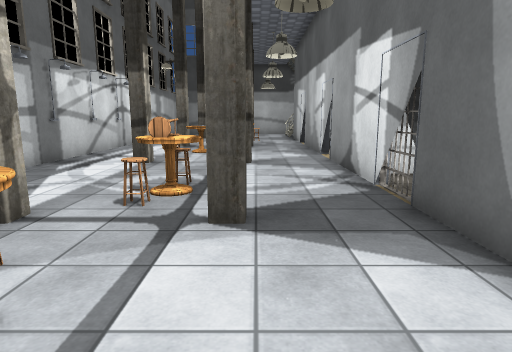
View 1 (above)

16 first-person views from a walk through a 3-D level made in the Unity game engine. The camera is 1.4 m above the floor, tilts 10° down and sees 75° across. Doors are open. The floor is counted in squares, 1 m on a side. Each view is taken from the middle of a square. On the plan, view 1 faces up. The plan holds only what a view shows up to about 15 squares ahead; the rest is blank. The place goes on beyond the plan. The player is left out. Some surface patterns are stand-ins.

View 2
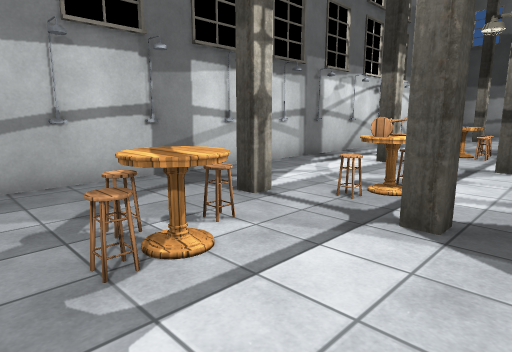

View 3
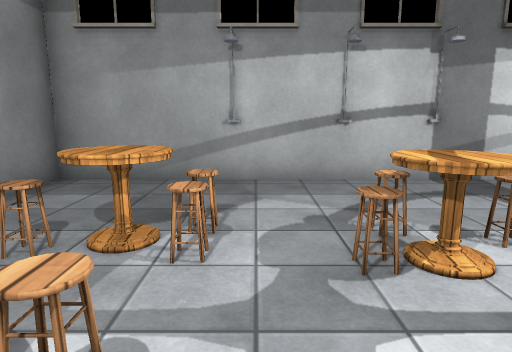

View 4
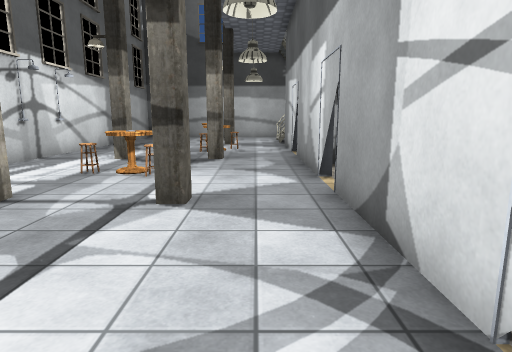

View 5
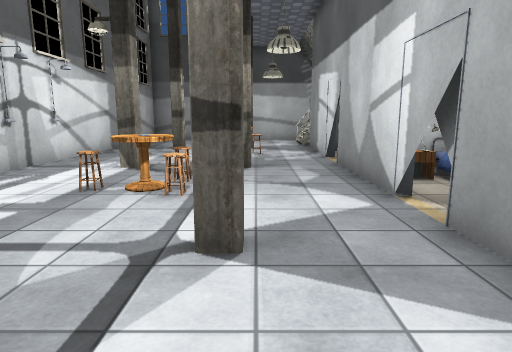

View 6
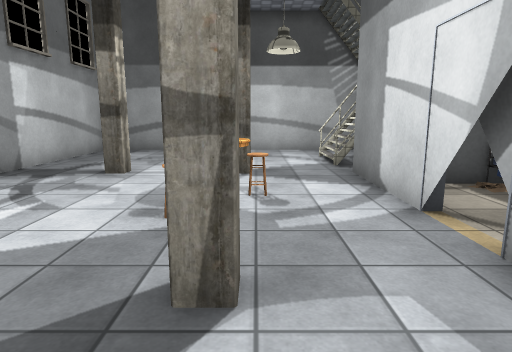

View 7
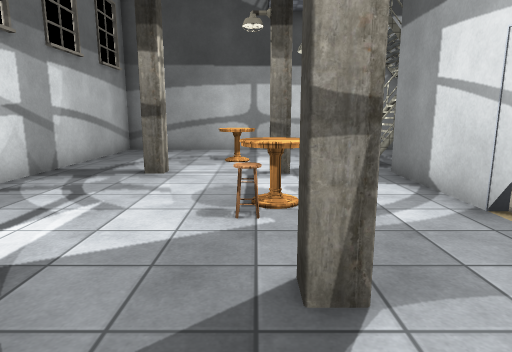

View 8
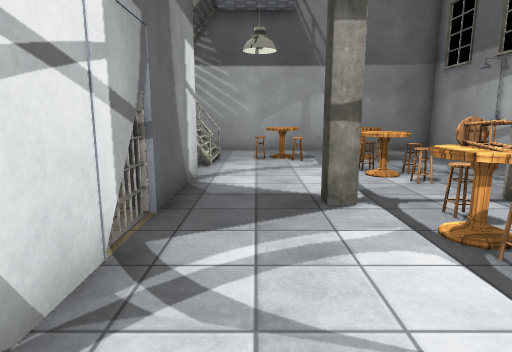

View 9
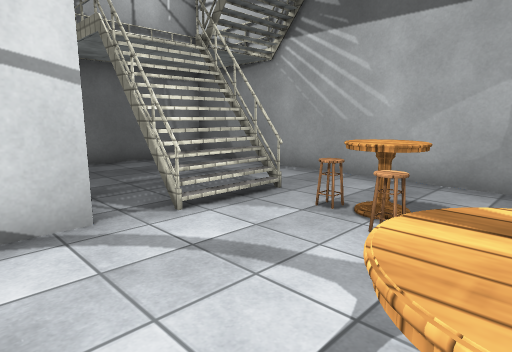

View 10
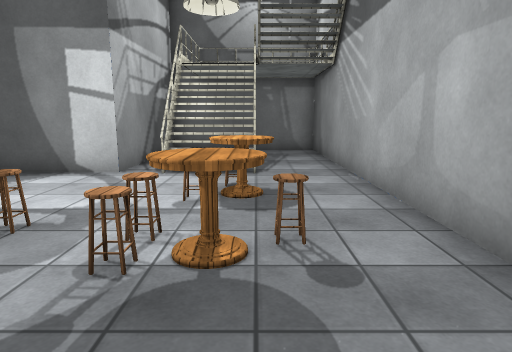

View 11
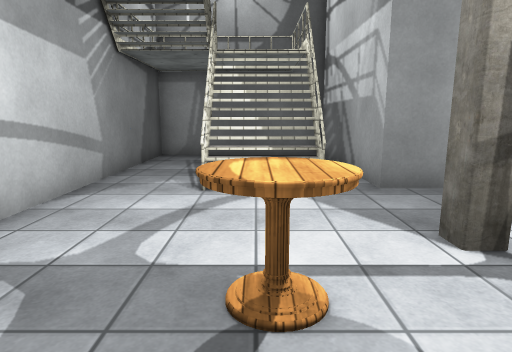

View 12
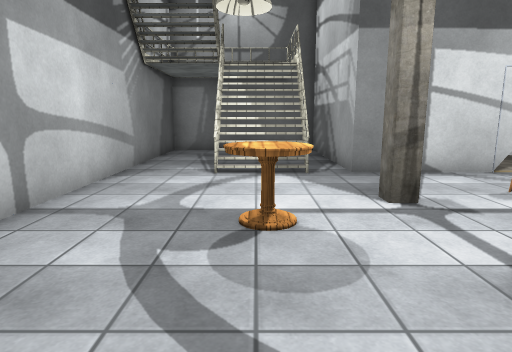

View 13
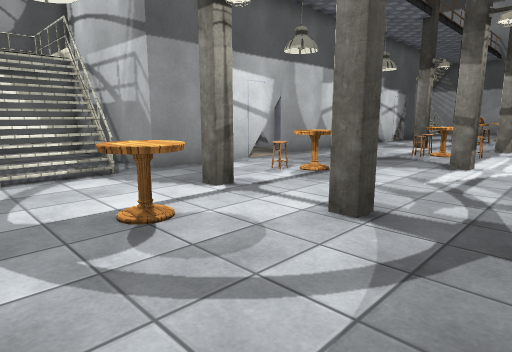

View 14
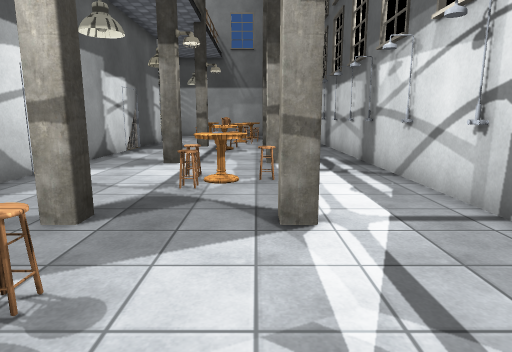

View 15
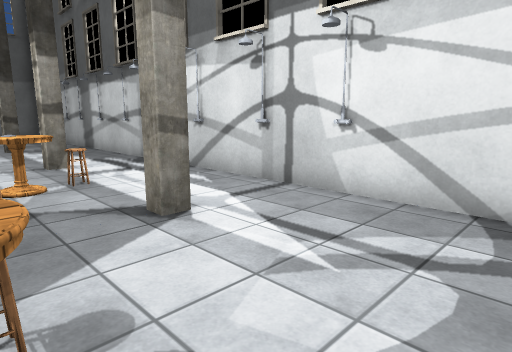

View 16
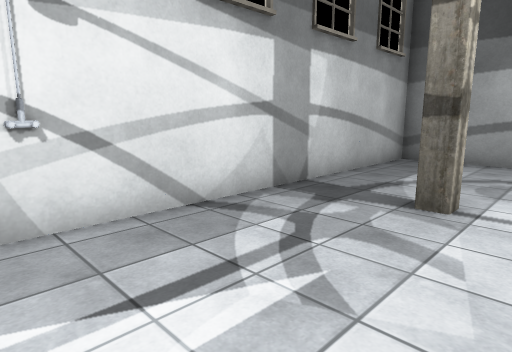

### Floor plan
Points are (right, up) in squares from view 1. A wall is a line through its corners. A room is listed if a view was taken in it or the views show most of it. See-through windows are left out.
Room 1 (views 1, 2, 3, 4, 5, 6, 7, 8, 9, 10, 11, 12, 13, 14, 15, 16)
walls: (2.5, 11.5) (2.5, 17.2); (2.8, 17.2) (2.8, 18.2); (2.5, 17.5) (2.5, 22.5) (8.5, 22.5) (8.5, 28.5) (-6.5, 28.5) (-6.5, -4.5) (8.5, -4.5) (8.5, 1.5) (2.5, 1.5) (2.5, 11.2); (2.6, 5.9) (2.7, 6.1) (2.5, 6.7); (2.8, 5.7) (2.8, 6.4); (2.6, 5.2) (2.7, 5.5) (2.5, 6.1); (2.8, 5.2) (2.8, 5.6); (2.2, 23.6) (3.1, 23.8) (3.1, 24.5); (2.5, 0.4) (3.3, 0.2); (2.5, 0.4) (3.8, 0.4); (2.8, 23.6) (2.8, 24.5); (2.5, 23.7) (3.8, 23.7); (2.9, 23.6) (2.2, 23.8); (3, 23.7) (2.5, 23.6); (3.3, 23.6) (3.3, 24.5); (2.8, -0.5) (2.8, 0.4); (3.1, -0.5) (3.1, 0.2) (2.5, 0.3) (3.2, 0.5); (3.3, -0.5) (3.3, 0.4); (2.2, -1.9) (3.3, -2.2) (3.3, -1.5); (2.5, -1.9) (3.8, -1.9); (2.3, -2) (3.1, -1.8) (3.1, -1.5); (2.8, -2) (2.8, -1.5); (3.6, 25.8) (2.2, 26.2)
low walls: (2.5, 23.6) (2.5, 24.5); (3, 23.7) (2.5, 23.7); (2.5, -0.5) (2.5, 0.4); (2.5, 25.5) (2.5, 26); (2.8, 25.5) (2.8, 26.1); (3.1, 25.5) (3.1, 26.1) (2.4, 25.9); (3.3, 25.5) (3.3, 26.1); (2.5, -2) (2.5, -1.5)
ways out: open door at (1.5, 11.5); open door at (1.5, 17); open door at (2, 6)
objects: shower (-6, 2); shower (-6, 4); other object (-6, 6); other object (-6, 9); shower (-6, 11); shower (-6, 13); shower (-6, 16); shower (-6, 18); pillar (-4, 5); pillar (-4, 11); pillar (-4, 17); pillar (-4, 23); table (-3, -2); other object (-3, -1); other object (-3, 2); other object (-3, 3); other object (-3, 13) to (-3, 14); other object (-2, -2); other object (-2, -1); other object (-2, 1); table (-2, 2); other object (-2, 5); other object (-2, 6); other object (-2, 7); other object (-2, 13) to (-1, 13); other object (-2, 14); table (-2, 24) to (-1, 25); table (-1, 6); other object (-1, 19); table (-1, 19) to (0, 20); table (0, -2); other object (0, -1); pillar (0, 5); pillar (0, 11); pillar (0, 17); other object (0, 20); pillar (0, 23); other object (1, -2) to (1, -1)

Where each view was taken, in squares from view 1:
view 1: 0 up, 0 right, facing up
view 2: 0 up, 1 right, facing up-left
view 3: 0 up, 1 right, facing left
view 4: 5 up, 1 right, facing up
view 5: 7 up, 0 right, facing up
view 6: 14 up, 0 right, facing up
view 7: 14 up, 1 left, facing up
view 8: 10 up, 1 right, facing down
view 9: 3 up, 2 left, facing down-right
view 10: 2 down, 6 left, facing right
view 11: 25 up, 4 left, facing right
view 12: 25 up, 6 left, facing right
view 13: 27 up, 6 left, facing down-right
view 14: 21 up, 3 left, facing down
view 15: 21 up, 1 left, facing down-left
view 16: 17 up, 2 left, facing up-left
